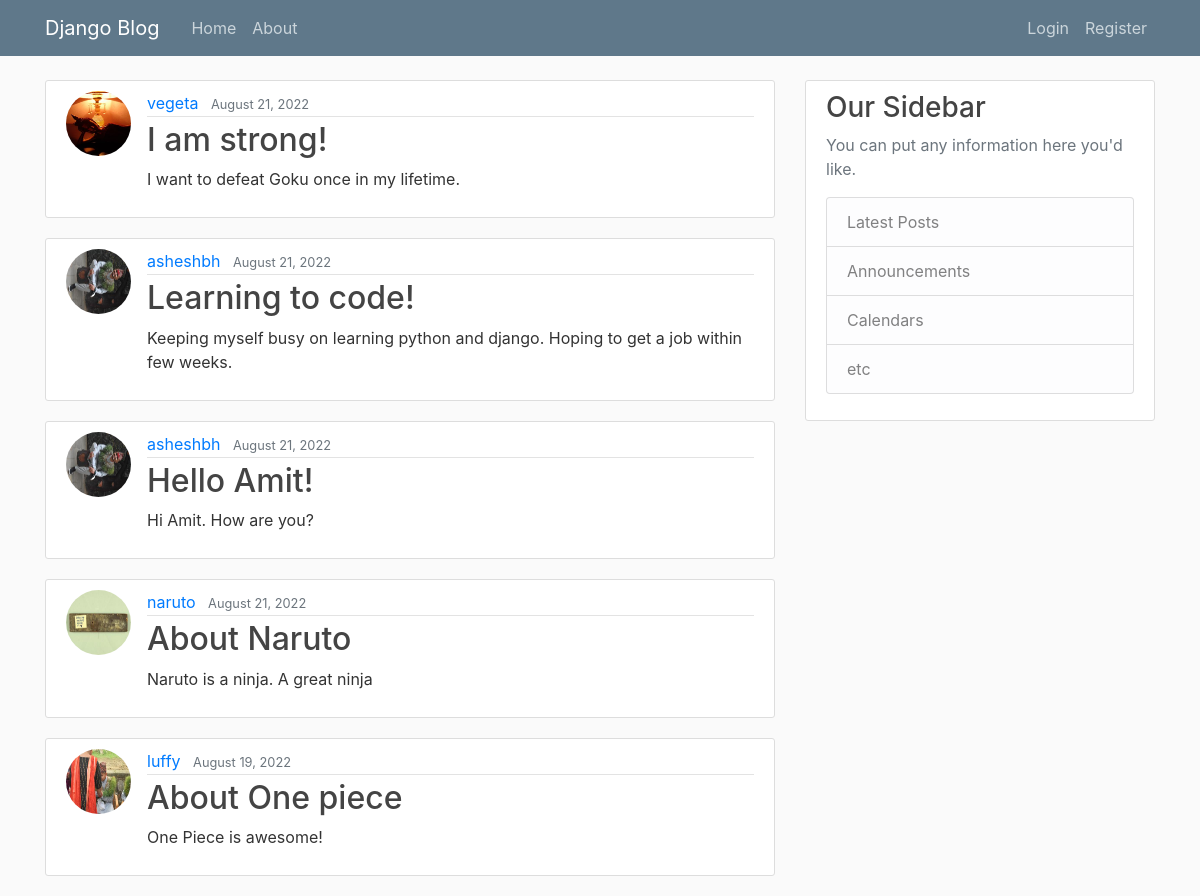
Before: / with the older database file.
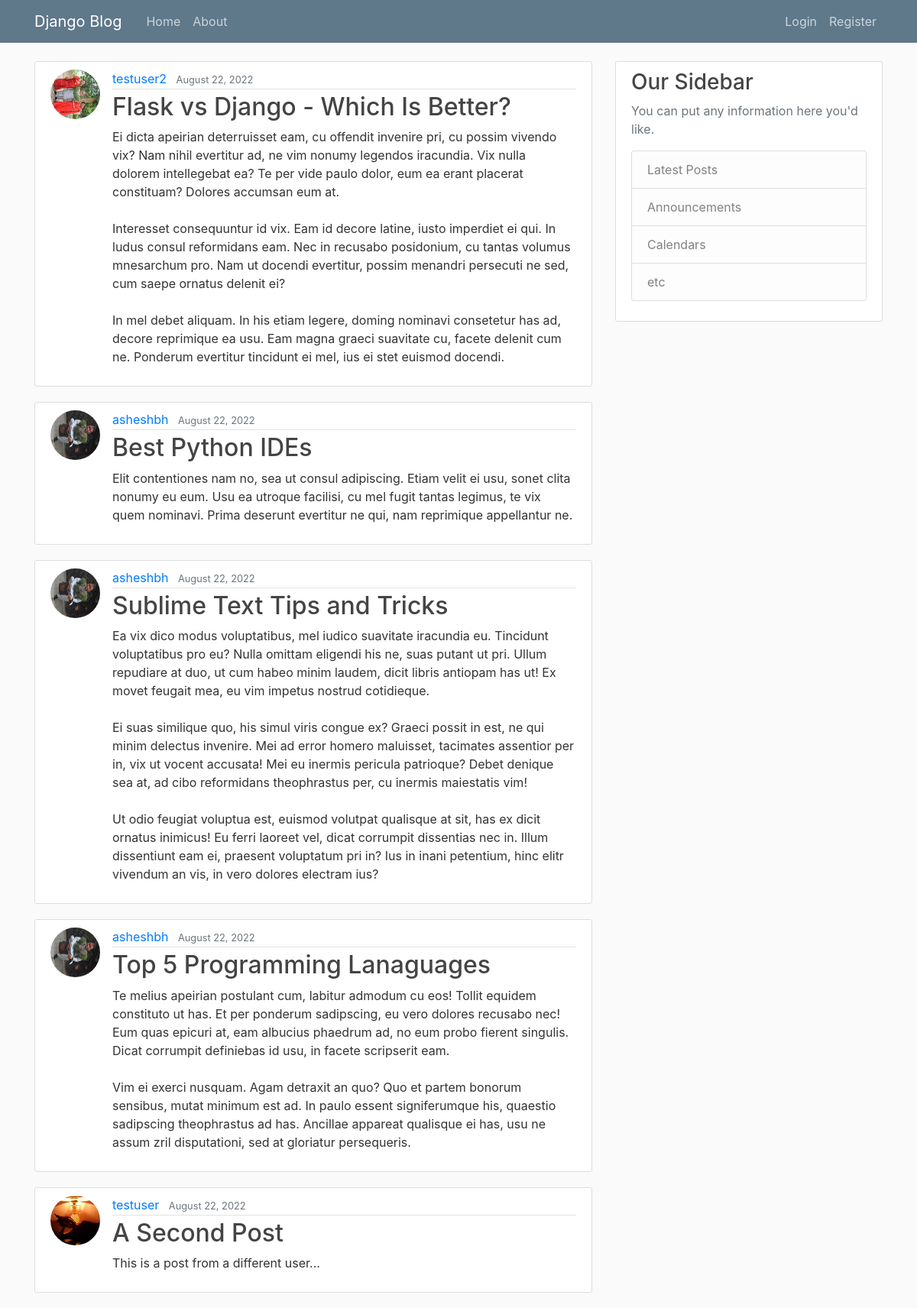
After: the same page with the newer database file.
### blog/models.py (models this page shows, shortened)
class Post(models.Model):
    title = models.CharField(max_length=100)
    content = models.TextField()
    date_posted = models.DateTimeField(default=timezone.now)
    author = models.ForeignKey(User, on_delete=models.CASCADE)

### users/models.py (models this page shows, shortened)
class Profile(models.Model):
    user = models.OneToOneField(User, on_delete=models.CASCADE)
    image = models.ImageField(default='default.jpg', upload_to='profile_pics')

### blog/views.py (the view)
# urls.py: path('', PostListView.as_view(), name='blog-home'),
class PostListView(ListView):
    model = Post
    template_name= 'blog/home.html'
    context_object_name= 'posts'
    ordering= ['-date_posted']
    paginate_by= 5

### blog/templates/blog/home.html
{% extends 'blog/base.html' %}
{% block content %}
    {% for post in posts %}
        <article class="media content-section">
            <img class="rounded-circle article-img" src="{{ post.author.profile.image.url }}" alt="">
            <div class="media-body">
            <div class="article-metadata">
                <a class="mr-2" href="#">{{ post.author }}</a>
                <small class="text-muted">{{ post.date_posted|date:"F d, Y" }}</small>
            </div>
            <h2><a class="article-title" href="{% url 'post-detail' post.id %}">{{ post.title }}</a></h2>
            <p class="article-content">{{ post.content }}</p>
            </div>
        </article>
    {% endfor %}
{% endblock %}

Changed rows visible on the page:
no longer on this page (row unchanged): Post: author.profile.image (placeholder picture), author "vegeta", date_posted "August 21, 2022", title "I am strong!", content "I want to defeat Goku once in my lifetime."
no longer on this page (row unchanged): Post: author.profile.image (picture), author "asheshbh", date_posted "August 21, 2022", title "Learning to code!", content "Keeping myself busy on learning python and django. Hoping to get a job within few weeks."
no longer on this page (row unchanged): Post: author.profile.image (picture), author "asheshbh", date_posted "August 21, 2022", title "Hello Amit!", content "Hi Amit. How are you?"
no longer on this page (row unchanged): Post: author.profile.image (picture), author "naruto", date_posted "August 21, 2022", title "About Naruto", content "Naruto is a ninja. A great ninja"
no longer on this page (row unchanged): Post: author.profile.image (picture), author "luffy", date_posted "August 19, 2022", title "About One piece", content "One Piece is awesome!"
added Post: author.profile.image (picture), author "testuser2", date_posted "August 22, 2022", title "Flask vs Django - Which Is Better?", content "Ei dicta apeirian deterruisset eam, cu offendit invenire pri, cu possim vivendo vix? Nam nihil evertitur ad, ne vim nonumy legendos iracundia. Vix nulla dolorem intellegebat ea? Te per vide paulo dolor, eum ea erant placerat constituam? Dolores accumsan eum at. Interesset consequuntur id vix. Eam id decore latine, iusto imperdiet ei qui. In ludus consul reformidans eam. Nec in recusabo posidonium, cu tantas volumus mnesarchum pro. Nam ut docendi evertitur, possim menandri persecuti ne sed, cum saepe ornatus delenit ei? In mel debet aliquam. In his etiam legere, doming nominavi consetetur has ad, decore reprimique ea usu. Eam magna graeci suavitate cu, facete delenit cum ne. Ponderum…"
added Post: author.profile.image (picture), author "asheshbh", date_posted "August 22, 2022", title "Best Python IDEs", content "Elit contentiones nam no, sea ut consul adipiscing. Etiam velit ei usu, sonet clita nonumy eu eum. Usu ea utroque facilisi, cu mel fugit tantas legimus, te vix quem nominavi. Prima deserunt evertitur ne qui, nam reprimique appellantur ne."
added Post: author.profile.image (picture), author "asheshbh", date_posted "August 22, 2022", title "Sublime Text Tips and Tricks", content "Ea vix dico modus voluptatibus, mel iudico suavitate iracundia eu. Tincidunt voluptatibus pro eu? Nulla omittam eligendi his ne, suas putant ut pri. Ullum repudiare at duo, ut cum habeo minim laudem, dicit libris antiopam has ut! Ex movet feugait mea, eu vim impetus nostrud cotidieque. Ei suas similique quo, his simul viris congue ex? Graeci possit in est, ne qui minim delectus invenire. Mei ad error homero maluisset, tacimates assentior per in, vix ut vocent accusata! Mei eu inermis pericula patrioque? Debet denique sea at, ad cibo reformidans theophrastus per, cu inermis maiestatis vim! Ut odio feugiat voluptua est, euismod volutpat qualisque at sit, has ex dicit ornatus inimicus! Eu…"
added Post: author.profile.image (picture), author "asheshbh", date_posted "August 22, 2022", title "Top 5 Programming Lanaguages", content "Te melius apeirian postulant cum, labitur admodum cu eos! Tollit equidem constituto ut has. Et per ponderum sadipscing, eu vero dolores recusabo nec! Eum quas epicuri at, eam albucius phaedrum ad, no eum probo fierent singulis. Dicat corrumpit definiebas id usu, in facete scripserit eam. Vim ei exerci nusquam. Agam detraxit an quo? Quo et partem bonorum sensibus, mutat minimum est ad. In paulo essent signiferumque his, quaestio sadipscing theophrastus ad has. Ancillae appareat qualisque ei has, usu ne assum zril disputationi, sed at gloriatur persequeris."
added Post: author.profile.image (placeholder picture), author "testuser", date_posted "August 22, 2022", title "A Second Post", content "This is a post from a different user..."
